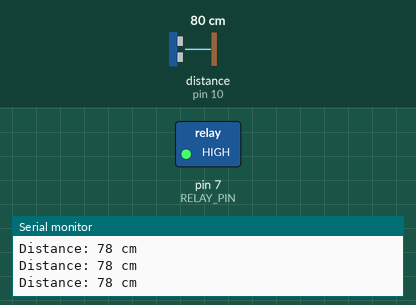
Simulated run of this sketch. Board: Arduino Nano, built with avr-gcc and run on an emulated ATmega328P. Parts: switched loads named in the sketch (green lamp = pin HIGH), the last lines printed to the serial monitor. Wiring (inferred from the names in the program): ultrasonic range finder: trigger pin 9; echo pin 10. The test bench sets the inputs (shaded band); at power-on: distance to the obstacle (sensor on pin 10) 80 cm. The echo pulse lasts 58.3 µs per cm; pins used as bus, display or sensor lines are not drawn.

Above: at 1.2 s.
1.3 s: distance to the obstacle (sensor on pin 10) set to 13 cm
2.8 s: distance to the obstacle (sensor on pin 10) set to 10 cm
At 4.0 s:
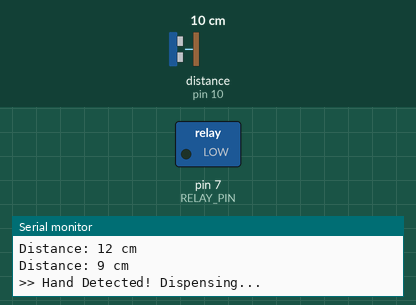
5.8 s: distance to the obstacle (sensor on pin 10) set to 18 cm
At 6.5 s:
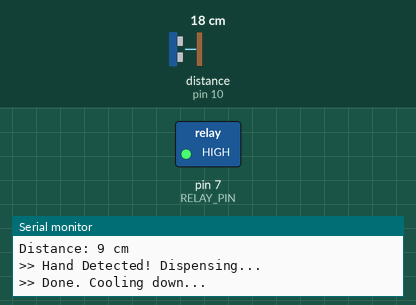
7.3 s: distance to the obstacle (sensor on pin 10) set to 2 cm
At 7.6 s:
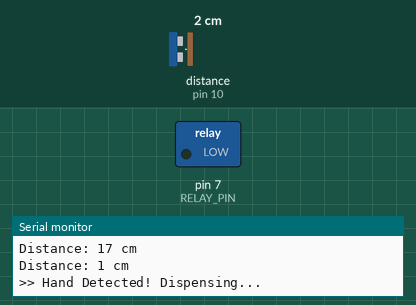
Timing chart, 0 to 10.8 s (numbered marks = the images above; inputs shaded):
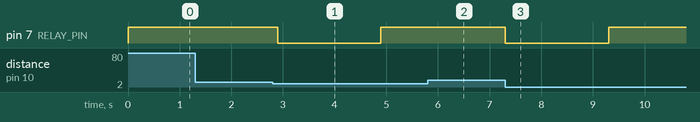

Measured:
- the behaviour switches between 12 and 11 cm on distance to the obstacle (sensor on pin 10) (found by bisection; images 0 and 1)
- after the input at 2.8 s, pin 7 (RELAY_PIN): HIGH → LOW after 0.10 s, → HIGH 2.0 s later
- after the input at 5.8 s, pin 7 (RELAY_PIN): stays HIGH (without the input it goes to LOW after 1.2 s)
- after the input at 7.3 s, pin 7 (RELAY_PIN): HIGH → LOW at once, → HIGH 2.0 s later

The sketch:

AutoSanitizerDispenser.ino
```cpp
/*
  ============================================
   Automatic Sanitizer Dispenser
   Hardware: Arduino Nano
   Sensor  : HC-SR04 Ultrasonic
   Output  : Relay (Active LOW) → Pump
  ============================================
  Pin Connections:
    HC-SR04 VCC  → 5V
    HC-SR04 GND  → GND
    HC-SR04 TRIG → D9
    HC-SR04 ECHO → D10
    Relay IN     → D7
    Relay VCC    → 5V
    Relay GND    → GND
    Pump         → Relay NO/COM
*/

#define TRIG_PIN   9
#define ECHO_PIN   10
#define RELAY_PIN  7

// Settings
const int  DETECT_DISTANCE_CM = 10;   // Hand detection range (cm)
const long PUMP_ON_TIME_MS     = 2000; // Pump runs for 2 seconds
const long COOLDOWN_MS         = 2000; // Wait before next detection

long duration;
int  distance;

// ── Measure distance using HC-SR04 ──────────────────────────────
int measureDistance() {
  digitalWrite(TRIG_PIN, LOW);
  delayMicroseconds(2);
  digitalWrite(TRIG_PIN, HIGH);
  delayMicroseconds(10);
  digitalWrite(TRIG_PIN, LOW);

  long dur = pulseIn(ECHO_PIN, HIGH, 30000); // 30 ms timeout
  if (dur == 0) return 999;                  // No echo → out of range
  return (int)(dur * 0.034 / 2);
}

void setup() {
  pinMode(TRIG_PIN,  OUTPUT);
  pinMode(ECHO_PIN,  INPUT);
  pinMode(RELAY_PIN, OUTPUT);

  digitalWrite(RELAY_PIN, HIGH); // Relay OFF (Active LOW module)

  Serial.begin(9600);
  Serial.println("=== Auto Sanitizer Dispenser Ready ===");
}

void loop() {
  int dist = measureDistance();

  Serial.print("Distance: ");
  Serial.print(dist);
  Serial.println(" cm");

  // Hand detected within range?
  if (dist > 0 && dist <= DETECT_DISTANCE_CM) {
    Serial.println(">> Hand Detected! Dispensing...");

    digitalWrite(RELAY_PIN, LOW);        // Turn pump ON
    delay(PUMP_ON_TIME_MS);              // Run for 2 seconds
    digitalWrite(RELAY_PIN, HIGH);       // Turn pump OFF

    Serial.println(">> Done. Cooling down...");
    delay(COOLDOWN_MS);                  // Prevent re-trigger immediately
  }

  delay(100); // Polling interval
}
```
